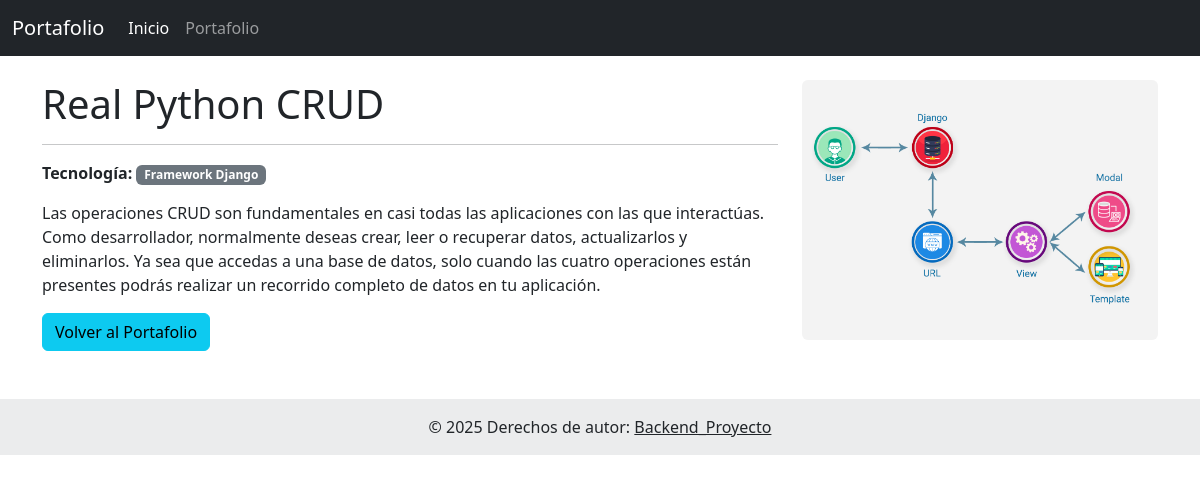
Screenshot of /proyecto/1/ with the database file from the repository.
### frontend_proyecto/models.py (models this page shows, shortened)
class Proyecto(models.Model):
    titulo = models.CharField(max_length=100)
    descripcion = models.TextField()
    tecnologia = models.CharField(max_length=50) # Aumentado por si acaso
    subir_imagen = models.ImageField(upload_to='proyectos/', blank=True, null=True)

### frontend_proyecto/views.py (the view)
# urls.py: path('proyecto/<int:proyecto_id>/', views.detalles_proyecto, name='detalles_proyecto'),
def detalles_proyecto(request, proyecto_id):
    proyecto = get_object_or_404(Proyecto, pk=proyecto_id)
    context = {
        'proyecto': proyecto
    }
    return render(request, 'frontend_proyecto/detalles_proyecto.html', context)

### frontend_proyecto/templates/frontend_proyecto/detalles_proyecto.html (shortened to what this page needs)
{% extends 'frontend_proyecto/base.html' %}
{% block content %}
<div class="row">
    <div class="col-md-8">
        <h1>{{ proyecto.titulo }}</h1>
        <hr>
        <p><strong>Tecnología:</strong> <span class="badge bg-secondary">{{ proyecto.tecnologia }}</span></p>
        <p>{{ proyecto.descripcion }}</p>
        <a href="{% url 'frontend_proyecto:lista_proyectos' %}" class="btn btn-info">Volver al Portafolio</a>
    </div>
    <div class="col-md-4">
        {% if proyecto.subir_imagen %}
            <img src="{{ proyecto.subir_imagen.url }}" class="img-fluid rounded" alt="{{ proyecto.titulo }}">
        {% endif %}
    </div>
</div>
{% endblock %}

### frontend_proyecto/templates/frontend_proyecto/base.html (shortened to what this page needs)
{% load static %}
<!doctype html>
<html lang="es">
<head>
    <link href="https://cdn.jsdelivr.net/npm/bootstrap@5.3.2/dist/css/bootstrap.min.css" rel="stylesheet">
</head>
<body>
    {% include 'frontend_proyecto/navbar.html' %}
    <div class="container mt-4">
        {% block content %}{% endblock %}
    </div>
    {% include 'frontend_proyecto/footer.html' %}
</body>
</html>

### frontend_proyecto/templates/frontend_proyecto/navbar.html (shortened to what this page needs)
<nav class="navbar navbar-expand-lg navbar-dark bg-dark">
    <div class="container-fluid">
        <a class="navbar-brand" href="{% url 'frontend_proyecto:lista_proyectos' %}">Portafolio</a>
        <div class="collapse navbar-collapse" id="navbarNav">
            <ul class="navbar-nav">
                <li class="nav-item">
                    <a class="nav-link active" aria-current="page" href="{% url 'frontend_proyecto:lista_proyectos' %}">Inicio</a>
                </li>
                <li class="nav-item">
                     <a class="nav-link" href="{% url 'frontend_proyecto:lista_proyectos' %}">Portafolio</a>
                </li>
            </ul>
        </div>
    </div>
</nav>

### frontend_proyecto/templates/frontend_proyecto/footer.html
<footer class="bg-light text-center text-lg-start mt-5">
    <div class="text-center p-3" style="background-color: rgba(0, 0, 0, 0.05);">
        © {% now "Y" %} Derechos de autor:
        <a class="text-dark" href="#">Backend_Proyecto</a>
    </div>
</footer>

### rows the page displays
Proyecto: titulo "Real Python CRUD", tecnologia "Framework Django", descripcion "Las operaciones CRUD son fundamentales en casi todas las aplicaciones con las que interactúas. Como desarrollador, normalmente deseas crear, leer o recuperar datos, actualizarlos y eliminarlos. Ya sea que accedas a una base de datos, solo cuando las cuatro operaciones están presentes podrás realizar un recorrido completo de datos en tu aplicación.", subir_imagen (picture)
